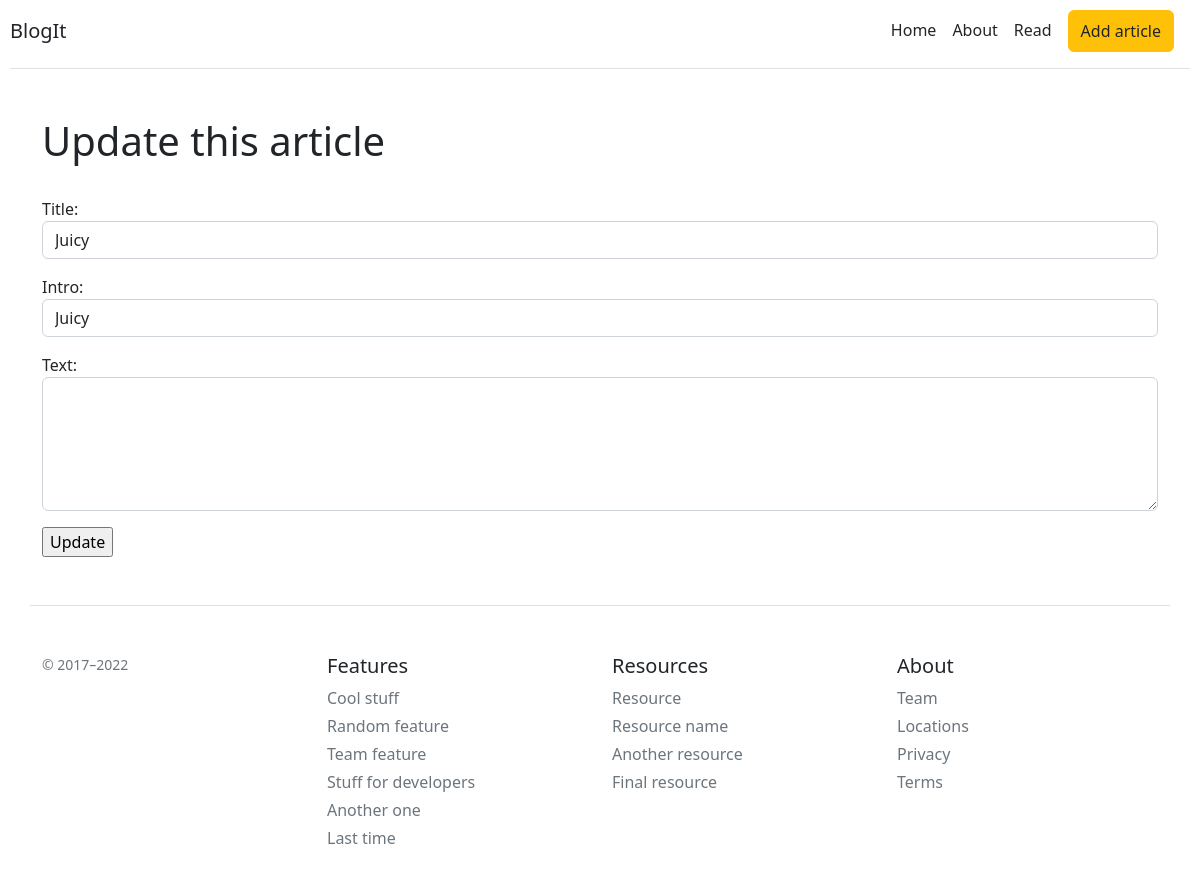
/articles/1/update, run on an earlier commit of the app's database.
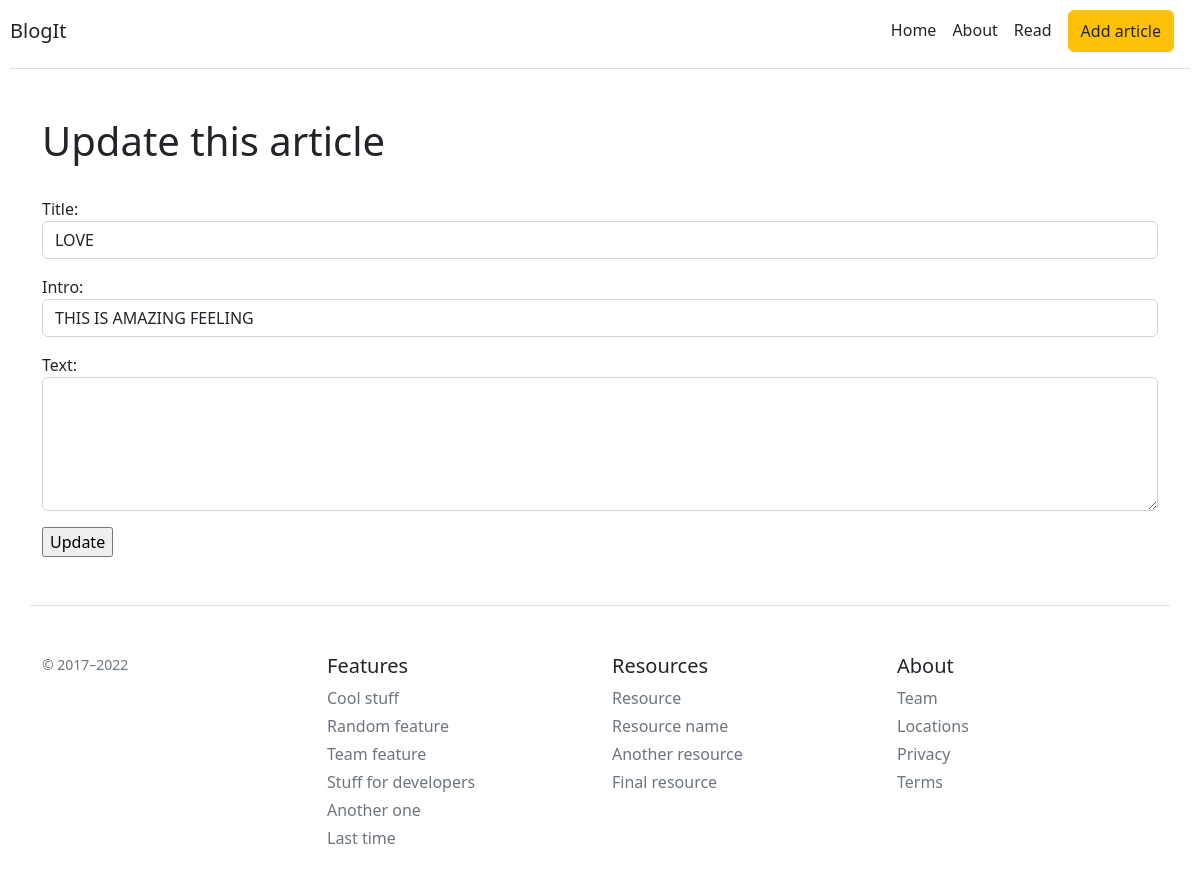
And on a later commit of the database.
### app.py (models this page shows, shortened)
class Article(db.Model):
    id = db.Column(db.Integer, primary_key=True)
    title = db.Column(db.String(100), nullable=False, unique=True)
    intro = db.Column(db.String(300), nullable=False)
    text = db.Column(db.Text, nullable=False)
    date = db.Column(db.DateTime, default=datetime.utcnow)

### app.py (the view, shortened to what this page needs)
@app.route('/articles/<int:id>/update', methods=["POST", "GET"])
def update_article(id):
    article = Article.query.get(id)
    form = UpdateArticle()
    return render_template('update_article.html', article=article, title='Update this article', form=form)

### forms.py
class UpdateArticle(FlaskForm):
    title = StringField('Title: ', validators=[DataRequired()], render_kw={'class': 'form-control'})
    intro = StringField('Intro: ', validators=[DataRequired()], render_kw={'class': 'form-control'})
    text = TextAreaField('Text: ', validators=[DataRequired()], render_kw={'class': 'form-control', 'rows': 5})
    submit = SubmitField('Update')

### templates/update_article.html (shortened to what this page needs)
{% extends 'base.html' %}
{% block body %}
<div class="container mt-5">
    <h1>{{ title }}</h1>
    <br>
    <form method="post" action="">
        <p>{{ form.title.label() }} {{ form.title(value=article.title) }}</p>
        <p>{{ form.intro.label() }} {{ form.intro(value=article.intro) }}</p>
        <p>{{ form.text.label() }} {{ form.text() }}</p>
        <p>{{ form.submit() }}</p>
    </form>
</div>
{% endblock %}

What changed in the data, as far as the page shows it:
changed Article: title "Juicy" → "LOVE"; intro "Juicy" → "THIS IS AMAZING FEELING"
